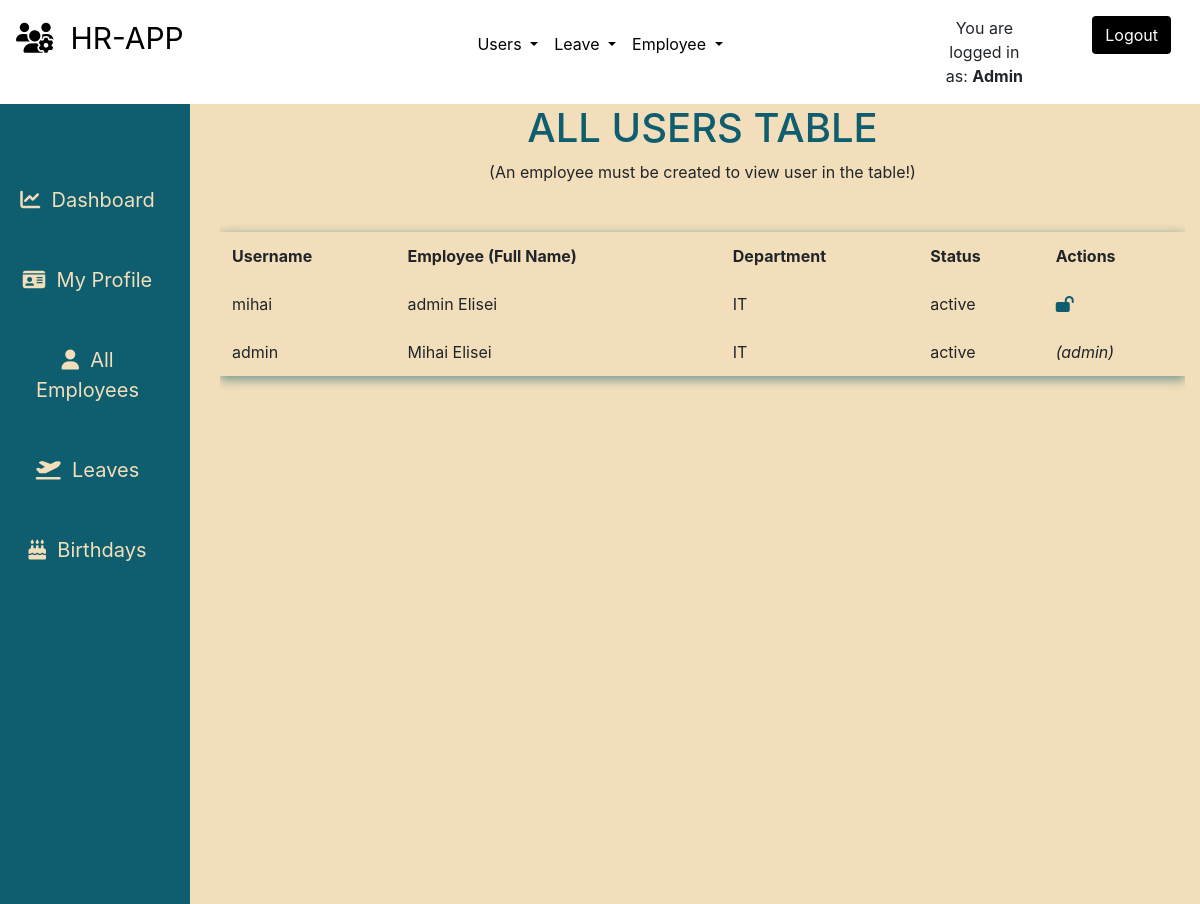
The page /employees/users/all/ (signed in) on the database its author committed.
### employees/models.py (models this page shows, shortened)
class Employee(models.Model):
    MALE = 'male'
    FEMALE = 'female'
    GENDER = (
    (MALE, 'Male'),
    (FEMALE, 'Female'),
    )
    MR = 'Mr'
    MRS = 'Mrs'
    MSS = 'Mss'
    DR = 'Dr'
    SIR = 'Sir'
    MADAM = 'Madam'
    TITLE = (
    (MR, 'Mr'),
    (MRS, 'Mrs'),
    (MSS, 'Mss'),
    (DR, 'Dr'),
    (SIR, 'Sir'),
    (MADAM, 'Madam'),
    )
    FULL_TIME = 'Full-Time'
    PART_TIME = 'Part-Time'
    CONTRACT = 'Contract'
    INTERN = 'Intern'
    EMPLOYEETYPE = (
    (FULL_TIME, 'Full-Time'),
    (PART_TIME, 'Part-Time'),
    (CONTRACT, 'Contract'),
    (INTERN, 'Intern'),
    )
    MASTERS = 'Masters Degree'
    BACHELOR = 'Bachelor Degree'
    ADVANCED = 'Craft / Higher Certificate'
    LEAVING = 'Leaving Certificate'
    JUNIOR = 'Junior Certificate'
    OTHER = 'Other'
    EDUCATIONAL_LEVEL = (
    (MASTERS, 'Masters Degree'),
    (BACHELOR, 'Bachelor Degree'),
    (ADVANCED, 'Craft / Higher Certificate'),
    (LEAVING, 'Leaving Certificate'),
    (JUNIOR, 'Junior Certificate'),
    (OTHER, 'Other'),
    )
    id = models.CharField(_('Employee ID Number'), max_length=10, null=False, blank=False, primary_key=True)
    user = models.ForeignKey(User, on_delete=models.CASCADE, default=None)
    title = models.CharField(_('Title'), max_length=5, default=MR, choices=TITLE, blank=False, null=False)
    firstname = models.CharField(_('First Name'), max_length=125, null=False, blank=False)
    lastname = models.CharField(_('Last Name'), max_length=125, null=False, blank=False)
    othername = models.CharField(_('Other Name (optional)'), max_length=125, null=True, blank=True)
    sex = models.CharField(_('Gender'), max_length=9, choices=GENDER, blank=False)
    email = models.CharField(_('Email'), max_length=255, default=None, blank=False, null=False)
    tel = PhoneNumberField(null=False, blank=False, verbose_name='Phone Number', help_text= 'Enter number with Country Code Eg. +353000000000')
    birthday = models.DateField(_('Birthday'),blank=False,null=False)
    nationality = models.ForeignKey(Nationality, verbose_name=_('Nationality'), on_delete=models.SET_NULL, null=True, default=None)
    address = models.CharField(_('Address'), help_text='address of current residence', max_length=125, null=True, blank=True)
    education = models.CharField(_('Education'),help_text='Highest educational level', max_length=26, choices=EDUCATIONAL_LEVEL, blank=False, null=True)
    lastwork = models.CharField(_('Last Place of Work'), help_text='Where was the last place you worked ?', max_length=125, null=True, blank=True)
    position = models.CharField(_('Position Held'),help_text='What position where you in your last place of work ?', max_length=255, null=True, blank=True)
    department = models.ForeignKey(Department, verbose_name =_('Department'), on_delete=models.SET_NULL, null=True, default=None)
    role = models.ForeignKey(Role, verbose_name=_('Role'), on_delete=models.SET_NULL, null=True, default=None)
    startdate = models.DateField(_('Employement Date'), help_text='date of employement', blank=False, null=True)
    employeetype = models.CharField(_('Employee Type'), max_length=15, default=FULL_TIME, choices=EMPLOYEETYPE, blank=False, null=True)
    dateissued = models.DateField(_('Date Issued'), help_text='date staff id was issued', blank=False, null=True)
    created = models.DateTimeField(verbose_name=_('Created'), auto_now_add=True, null=True)
    is_blocked = models.BooleanField(_('Is Blocked'),help_text='button to toggle employee block and unblock',default=False)
    is_deleted = models.BooleanField(_('Is Deleted'),help_text='button to toggle employee deleted and undelete',default=False)
    objects = EmployeeManager()
    class Meta:
        verbose_name = _('Employee')
        verbose_name_plural = _('Employees')
        ordering = ['-created']
    @property
    def get_full_name(self):
        fullname = ''
        firstname = self.firstname
        lastname = self.lastname
        othername = self.othername
        if (firstname and lastname) or othername is None:
            fullname = firstname + ' ' + lastname
            return fullname
        elif othername:
            fullname = firstname + ' ' + lastname + ' ' + othername
            return fullname
        return

class Department(models.Model):
    name = models.CharField(max_length=125)
    description = models.CharField(max_length=125, null=True, blank=True)
    created = models.DateTimeField(verbose_name=_('Created'), auto_now_add=True)
    updated = models.DateTimeField(verbose_name=_('Updated'), auto_now=True)
    class Meta:
        verbose_name = _('Department')
        verbose_name_plural = _('Departments')
        ordering = ['name', 'created']
    def __str__(self):
        return self.name

### employees/views.py (the view)
# urls.py: path('users/all/', views.all_users, name='all_users'),
def all_users(request):
    employees = Employee.objects.all()
    paginator = Paginator(employees,5)
    page = request.GET.get('page')
    employees_paginated = paginator.get_page(page)
    return render(request,'employees/all_users.html',{'employees':employees_paginated, 'title':'Users List'})

### employees/templates/employees/all_users.html (shortened to what this page needs)
{% extends "base.html" %}
{% load static %}
{% load crispy_forms_tags %}
{% block content %}
<div class="container-fluid">
    <div class="row flex-nowrap mt-0">
        <div class="col-auto col-md-2 col-xl-2 px-sm-2 px-0 teal-color beige-color">
            <div class="d-flex flex-column align-items-center align-items-sm-start px-3 pt-2 min-vh-100">
                <ul class="nav nav-pills flex-column mb-sm-auto mt-5 align-items-center align-items-sm-right" id="menu"
                    style="width: 100%;">
                    <li class="nav-item sidebar-item">
                        <a href="{% url 'home' %}" class="nav-link align-middle px-0">
                            <i class="fas fa-chart-line"></i><span class="ms-1 d-none d-sm-inline">&nbsp;
                                Dashboard</span>
                        </a>
                    </li>
                    <li class="nav-item sidebar-item">
                        <a href="{% url 'userprofile' %}" class="nav-link align-middle px-0">
                            <i class="fas fa-id-card"></i><span class="ms-1 d-none d-sm-inline">&nbsp; My Profile</span>
                        </a>
                    </li>
                    {% if request.user.is_superuser and request.user.is_staff %}
                    <li class="nav-item sidebar-item">
                        <a href="{% url 'employees' %}" class="nav-link align-middle px-0">
                            <i class="fas fa-user"></i><span class="ms-1 d-none d-sm-inline">&nbsp; All Employees</span>
                        </a>
                    </li>
                    {% endif %}
                    <li class="nav-item sidebar-item">
                        <a href="{% url 'all_leaves' %}" class="nav-link align-middle px-0">
                            <i class="fas fa-plane-departure"></i><span class="ms-1 d-none d-sm-inline">&nbsp;
                                Leaves</span>
                        </a>
                    </li>
                    <li class="nav-item sidebar-item">
                        <a href="{% url 'birthdays' %}" class="nav-link align-middle px-0">
                            <i class="fas fa-birthday-cake"></i><span class="ms-1 d-none d-sm-inline">&nbsp;
                                Birthdays</span>
                        </a>
                    </li>
                </ul>
            </div>
        </div>
        <div class="col-10 dahsboard-color">
            <div class="container">
                <div class="table-responsive table-shadow">
                    <div class="text-center table-description">
                        <h4 class="table-title">ALL USERS TABLE</h4>
                        <p class="subtitle">(An employee must be created to view user in the table!)</p>
                    </div>
                    <table class="table mt-5">
                        <thead>
                            <tr>
                                <th scope="col" class="hide">Username</th>
                                <th scope="col">Employee (Full Name) </th>
                                <th scope="col" class="hide">Department</th>
                                <th scope="col">Status</th>
                                <th scope="col">Actions</th>
                            </tr>
                        </thead>
                        <tbody>
                            {% for emp in employees %}
                            <tr>
                                <td class="hide">{{emp.user.username}}</td>
                                <td>{{ emp.get_full_name }}</td>
                                <td class="hide">{{ emp.department }}</td>
                                {% if emp.user.is_active %}
                                <td>active</td>
                                {% else %}
                                <td>inactive</td>
                                {% endif %}
                                {% if emp.user.is_active and emp.user.is_superuser %}
                                <td style="font-style:italic;">(admin)</td>
                                {% elif emp.user.is_active %}
                                <td><a href="{% url 'block_users' emp.user.id %}" title="block user"><i
                                            class="fas fa-lock-open" style="color: #0E5E6F;"></i></a></td>
                                {% else %}
                                <td><a href="{% url 'unblock_users' emp.user.id %}" title="unblock user"><i
                                            class="fas fa-lock" style="color: #0E5E6F;"></i></a></td>
                                {% endif %}
                            </tr>
                            {% endfor %}
                        </tbody>
                    </table>
                </div>
            </div>
        </div>
    </div>
</div>
{% endblock %}

### templates/base.html (shortened to what this page needs)
{% load static %}
<!doctype html>
<html lang="en">
<head>
    {% block corecss %}
    <link rel="stylesheet" href="https://stackpath.bootstrapcdn.com/bootstrap/4.4.1/css/bootstrap.min.css"
>
    <link rel="stylesheet" href="{% static 'css/base.css' %}">
    <link rel="stylesheet" href="https://cdn.jsdelivr.net/npm/flatpickr/dist/flatpickr.min.css">
    {% endblock %}
<body>
    <header class="container-fluid">
        <div class="row">
            <div class="col-{% if user.is_authenticated %}3{% else %}9{% endif %}">
                <div class="m-3">
                    <a href="{% url 'home' %}" class="main-logo-link logo-font text-black main-logo">
                        {% block navbar-content %}
                        <i class="fas fa-users-cog"></i>&nbsp;&nbsp;HR-APP
                        {% endblock navbar-content %}
                    </a>
                </div>
            </div>
            {% if user.is_authenticated %}
            {% if request.user.is_superuser %}
            <div class="col-6">
                <nav class="navbar navbar-expand-lg m-3">
                    <ul class="navbar-nav mr-auto mx-auto">
                        <li class="nav-item dropdown">
                            <a class="nav-link dropdown-toggle  text-black" href="#" role="button" data-toggle="dropdown" aria-expanded="false">
                              Users
                            </a>
                        </li>
                        <li class="nav-item dropdown">
                            <a class="nav-link dropdown-toggle  text-black" href="#" role="button" data-toggle="dropdown" aria-expanded="false">
                                Leave
                            </a>
                        </li>
                        <li class="nav-item dropdown">
                            <a class="nav-link dropdown-toggle  text-black" href="#" role="button" data-toggle="dropdown" aria-expanded="false">
                                Employee
                            </a>
                        </li>
                    </ul>
                </nav>
            </div>
            {% endif %}
            {% endif %}
            <div class="col-3">
                {% if user.is_authenticated %}
                <div class="row ">
                    <div class="col-6 ">
                        <p class="m-3 text-center">You are logged in as: <span><strong> {{ request.user | capfirst}}</strong></span></p>
                    </div>
                    <div class="col-6">
                        <a href="{% url 'account_logout' %}" class="btn btn-md btn-black m-3">Logout</a>
                    </div>
                </div>
                {% else %}
                <a href="{% url 'account_login' %}" class="btn btn-md btn-black m-3">Login</a>
                {% endif %}
            </div>
        </div>
    </header>
    {% block content %}
    {% endblock %}
</body>
</html>

### static/css/base.css (style rules this page uses)
html, body { padding: 0; height: 100%; margin: 0; max-width: 100%; }
.dahsboard-color { background-color:#F2DEBA; }
.btn-black { background: black; color: white; }
.teal-color { background-color: #0E5E6F; }
.table-title { color: #0E5E6F; font-size: 40px; }
.beige-color { color:#F2DEBA; }
.text-black { color: #000 !important; }
.logo-font { text-transform: uppercase; }
.main-logo { font-size: 30px; }
.table { -webkit-box-shadow:rgba(14,94,111, 0.16) 0px 3px 10px, rgba(14,94,111,0.23) 0px 3px 10px; box-shadow :rgba(14,94,111, 0.25) 0px 3px 10px, rgba(14,94,111,0.40) 0px 3px 10px; }
.table, .table th, .table td { border: none!important; }
.sidebar-item a { text-decoration: none; color:#F2DEBA; font-size: 20px; text-align: center; padding: 25px; }
.nav-pills { text-align: center!important; }
.container-fluid { margin: 0; padding: 0; }

### rows shown on the page
Employee: user.username "mihai", get_full_name "admin Elisei", department "IT", shows "active"
Employee: user.username "admin", get_full_name "Mihai Elisei", department "IT", shows "active", shows "(admin)"

### other values the page prints
{{ request.user | capfirst }} "Admin"
